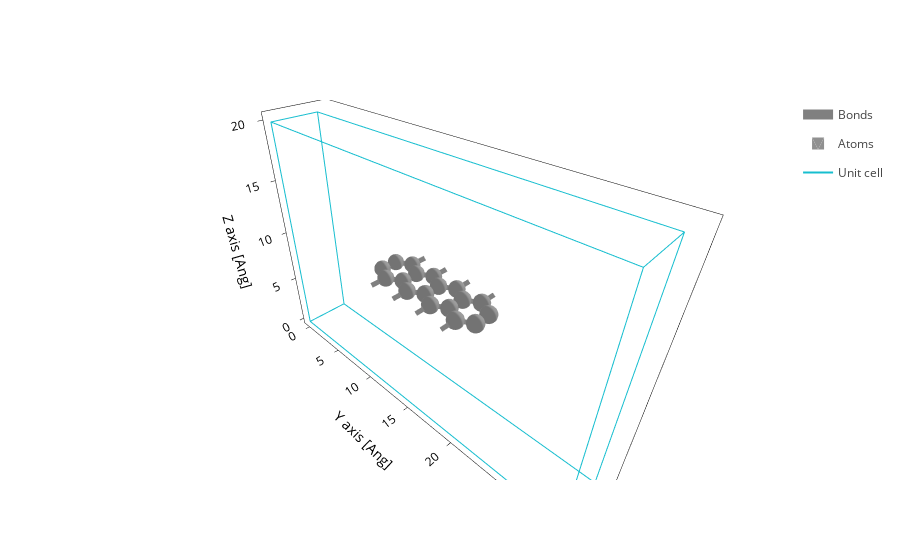

The code cell stored with this chart in its notebook:
### Markdown cell above
Now let's see what we got:

### Code cell
plot

### Figure 1 — Plotly figure (JSON) as saved in the notebook; plotly's stock layout.template omitted (floating-point values rounded to 4 significant figures; data arrays with more than 128 entries replaced by an {"elided": "..."} marker saying what was removed)
{"data": [{"line": {"color": "gray", "width": 10.0}, "meta": {}, "mode": "lines", "name": "Bonds", "opacity": 1.0, "type": "scatter3d", "x": {"elided": "609 float values"}, "y": {"elided": "609 float values"}, "z": {"elided": "609 float values"}}, {"alphahull": 0, "color": "#909090", "hovertemplate": "%{meta.position}", "legendgroup": "Atoms", "meta": {"meta": {"Atoms_i": 0}, "position": "(0.00, 11.23, 10.00)"}, "name": "Atoms", "opacity": 1.0, "showlegend": true, "showscale": false, "type": "mesh3d", "x": {"elided": "225 float values"}, "y": {"elided": "225 float values"}, "z": {"elided": "225 float values"}}, {"alphahull": 0, "color": "#909090", "hovertemplate": "%{meta.position}", "legendgroup": "Atoms", "meta": {"meta": {"Atoms_i": 1}, "position": "(0.00, 13.69, 10.00)"}, "name": "Atoms", "opacity": 1.0, "showlegend": false, "showscale": false, "type": "mesh3d", "x": {"elided": "225 float values"}, "y": {"elided": "225 float values"}, "z": {"elided": "225 float values"}}, {"alphahull": 0, "color": "#909090", "hovertemplate": "%{meta.position}", "legendgroup": "Atoms", "meta": {"meta": {"Atoms_i": 2}, "position": "(0.00, 16.15, 10.00)"}, "name": "Atoms", "opacity": 1.0, "showlegend": false, "showscale": false, "type": "mesh3d", "x": {"elided": "225 float values"}, "y": {"elided": "225 float values"}, "z": {"elided": "225 float values"}}, {"alphahull": 0, "color": "#909090", "hovertemplate": "%{meta.position}", "legendgroup": "Atoms", "meta": {"meta": {"Atoms_i": 3}, "position": "(0.00, 18.61, 10.00)"}, "name": "Atoms", "opacity": 1.0, "showlegend": false, "showscale": false, "type": "mesh3d", "x": {"elided": "225 float values"}, "y": {"elided": "225 float values"}, "z": {"elided": "225 float values"}}, {"alphahull": 0, "color": "#909090", "hovertemplate": "%{meta.position}", "legendgroup": "Atoms", "meta": {"meta": {"Atoms_i": 4}, "position": "(0.71, 10.00, 10.00)"}, "name": "Atoms", "opacity": 1.0, "showlegend": false, "showscale": false, "type": "mesh3d", "x": {"elided": "225 float values"}, "y": {"elided": "225 float values"}, "z": {"elided": "225 float values"}}, {"alphahull": 0, "color": "#909090", "hovertemplate": "%{meta.position}", "legendgroup": "Atoms", "meta": {"meta": {"Atoms_i": 5}, "position": "(0.71, 12.46, 10.00)"}, "name": "Atoms", "opacity": 1.0, "showlegend": false, "showscale": false, "type": "mesh3d", "x": {"elided": "225 float values"}, "y": {"elided": "225 float values"}, "z": {"elided": "225 float values"}}, {"alphahull": 0, "color": "#909090", "hovertemplate": "%{meta.position}", "legendgroup": "Atoms", "meta": {"meta": {"Atoms_i": 6}, "position": "(0.71, 14.92, 10.00)"}, "name": "Atoms", "opacity": 1.0, "showlegend": false, "showscale": false, "type": "mesh3d", "x": {"elided": "225 float values"}, "y": {"elided": "225 float values"}, "z": {"elided": "225 float values"}}, {"alphahull": 0, "color": "#909090", "hovertemplate": "%{meta.position}", "legendgroup": "Atoms", "meta": {"meta": {"Atoms_i": 7}, "position": "(0.71, 17.38, 10.00)"}, "name": "Atoms", "opacity": 1.0, "showlegend": false, "showscale": false, "type": "mesh3d", "x": {"elided": "225 float values"}, "y": {"elided": "225 float values"}, "z": {"elided": "225 float values"}}, {"alphahull": 0, "color": "#909090", "hovertemplate": "%{meta.position}", "legendgroup": "Atoms", "meta": {"meta": {"Atoms_i": 8}, "position": "(0.71, 19.84, 10.00)"}, "name": "Atoms", "opacity": 1.0, "showlegend": false, "showscale": false, "type": "mesh3d", "x": {"elided": "225 float values"}, "y": {"elided": "225 float values"}, "z": {"elided": "225 float values"}}, {"alphahull": 0, "color": "#909090", "hovertemplate": "%{meta.position}", "legendgroup": "Atoms", "meta": {"meta": {"Atoms_i": 9}, "position": "(2.13, 10.00, 10.00)"}, "name": "Atoms", "opacity": 1.0, "showlegend": false, "showscale": false, "type": "mesh3d", "x": {"elided": "225 float values"}, "y": {"elided": "225 float values"}, "z": {"elided": "225 float values"}}, {"alphahull": 0, "color": "#909090", "hovertemplate": "%{meta.position}", "legendgroup": "Atoms", "meta": {"meta": {"Atoms_i": 10}, "position": "(2.13, 12.46, 10.00)"}, "name": "Atoms", "opacity": 1.0, "showlegend": false, "showscale": false, "type": "mesh3d", "x": {"elided": "225 float values"}, "y": {"elided": "225 float values"}, "z": {"elided": "225 float values"}}, {"alphahull": 0, "color": "#909090", "hovertemplate": "%{meta.position}", "legendgroup": "Atoms", "meta": {"meta": {"Atoms_i": 11}, "position": "(2.13, 14.92, 10.00)"}, "name": "Atoms", "opacity": 1.0, "showlegend": false, "showscale": false, "type": "mesh3d", "x": {"elided": "225 float values"}, "y": {"elided": "225 float values"}, "z": {"elided": "225 float values"}}, {"alphahull": 0, "color": "#909090", "hovertemplate": "%{meta.position}", "legendgroup": "Atoms", "meta": {"meta": {"Atoms_i": 12}, "position": "(2.13, 17.38, 10.00)"}, "name": "Atoms", "opacity": 1.0, "showlegend": false, "showscale": false, "type": "mesh3d", "x": {"elided": "225 float values"}, "y": {"elided": "225 float values"}, "z": {"elided": "225 float values"}}, {"alphahull": 0, "color": "#909090", "hovertemplate": "%{meta.position}", "legendgroup": "Atoms", "meta": {"meta": {"Atoms_i": 13}, "position": "(2.13, 19.84, 10.00)"}, "name": "Atoms", "opacity": 1.0, "showlegend": false, "showscale": false, "type": "mesh3d", "x": {"elided": "225 float values"}, "y": {"elided": "225 float values"}, "z": {"elided": "225 float values"}}, {"alphahull": 0, "color": "#909090", "hovertemplate": "%{meta.position}", "legendgroup": "Atoms", "meta": {"meta": {"Atoms_i": 14}, "position": "(2.84, 11.23, 10.00)"}, "name": "Atoms", "opacity": 1.0, "showlegend": false, "showscale": false, "type": "mesh3d", "x": {"elided": "225 float values"}, "y": {"elided": "225 float values"}, "z": {"elided": "225 float values"}}, {"alphahull": 0, "color": "#909090", "hovertemplate": "%{meta.position}", "legendgroup": "Atoms", "meta": {"meta": {"Atoms_i": 15}, "position": "(2.84, 13.69, 10.00)"}, "name": "Atoms", "opacity": 1.0, "showlegend": false, "showscale": false, "type": "mesh3d", "x": {"elided": "225 float values"}, "y": {"elided": "225 float values"}, "z": {"elided": "225 float values"}}, {"alphahull": 0, "color": "#909090", "hovertemplate": "%{meta.position}", "legendgroup": "Atoms", "meta": {"meta": {"Atoms_i": 16}, "position": "(2.84, 16.15, 10.00)"}, "name": "Atoms", "opacity": 1.0, "showlegend": false, "showscale": false, "type": "mesh3d", "x": {"elided": "225 float values"}, "y": {"elided": "225 float values"}, "z": {"elided": "225 float values"}}, {"alphahull": 0, "color": "#909090", "hovertemplate": "%{meta.position}", "legendgroup": "Atoms", "meta": {"meta": {"Atoms_i": 17}, "position": "(2.84, 18.61, 10.00)"}, "name": "Atoms", "opacity": 1.0, "showlegend": false, "showscale": false, "type": "mesh3d", "x": {"elided": "225 float values"}, "y": {"elided": "225 float values"}, "z": {"elided": "225 float values"}}, {"meta": {}, "mode": "lines", "name": "Unit cell", "type": "scatter3d", "x": [0.0, 0.0, 4.26, 4.26, 0.0, 0.0, NaN, 0.0, 0.0, 0.0, 4.26, 4.26, 0.0, NaN, 4.26, 4.26, NaN, 4.26, 4.26], "y": [0.0, 29.84, 29.84, 29.84, 29.84, 29.84, NaN, 29.84, 0.0, 0.0, 0.0, 0.0, 0.0, NaN, 29.84, 0.0, NaN, 29.84, 0.0], "z": [0.0, 0.0, 0.0, 20.0, 20.0, 0.0, NaN, 20.0, 20.0, 0.0, 0.0, 20.0, 20.0, NaN, 0.0, 0.0, NaN, 20.0, 20.0]}], "layout": {"scene": {"aspectmode": "data", "xaxis": {"title": {"text": "X axis [Ang]"}}, "yaxis": {"title": {"text": "Y axis [Ang]"}}, "zaxis": {"title": {"text": "Z axis [Ang]"}}}, "xaxis": {"scaleanchor": "y", "scaleratio": 1, "title": {"text": "X axis [Ang]"}}, "yaxis": {"title": {"text": "Y axis [Ang]"}}}}
